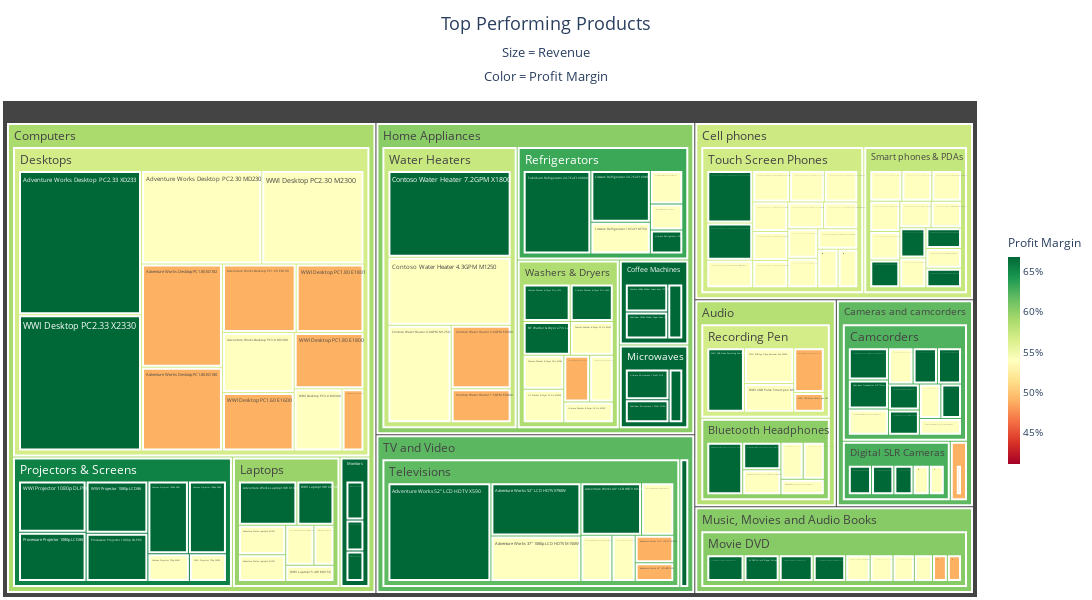

Notebook code for this chart:
### Markdown cell above
### Top Performing Products

### Code cell
product_rev = (
    sales
    .groupby(['category', 'subcategory', 'product_name'])
    .agg({
        'revenue': 'sum', 
        'profit': 'sum', 
        'profit_margin': 'mean'
    })
    .reset_index()
    .query('revenue > 100000')
    .sort_values('revenue', ascending=False)
)

fig = px.treemap(
    product_rev,
    path=['category', 'subcategory', 'product_name'],
    values='revenue',
    color='profit_margin',
    color_continuous_scale='RdYlGn',
    color_continuous_midpoint=product_rev['profit_margin'].median(),
    title='Top Performing Products<br><sub>Size = Revenue<br>Color = Profit Margin</sub>',
    custom_data=['profit'],
    
)

fig.update_traces(
    hovertemplate=(
        '<b>%{label}</b><br>'
        'Revenue: $%{value:,.0f}<br>'
        'Profit: $%{customdata[0]:,.0f}<br>'
        'Profit Margin: %{color:.1%}'
        '<extra></extra>'
    ),
    textinfo='label',
    marker=dict(line=dict(width=2, color='white'))
)

fig.update_layout(
    margin=dict(t=100, l=2, r=50, b=2),
    title=dict(
        font_size=18,
        x=0.5,
        xanchor='center',
        y=0.95,
        yanchor='top'
    ),
    coloraxis_colorbar=dict(
        title=dict(
            text="Profit Margin",
            font=dict(size=12)
        ),
        tickformat=".0%",
        len=0.5,
        thickness=12,
        tickfont=dict(size=10),
    ),
    width=1500, height=600,
)

fig.show()

#fig.write_html("top_products_treemap.html", include_plotlyjs="cdn")
#fig.write_image("Static Charts/top_products_treemap.png", scale=2)

### Figure 1 — Plotly figure (JSON) as saved in the notebook; plotly's stock layout.template omitted (floating-point values rounded to 4 significant figures; data arrays with more than 128 entries replaced by an {"elided": "..."} marker saying what was removed)
{"data": [{"branchvalues": "total", "customdata": {"elided": "160x2 mixed values"}, "domain": {"x": [0, 1], "y": [0, 1]}, "hovertemplate": "<b>%{label}</b><br>Revenue: $%{value:,.0f}<br>Profit: $%{customdata[0]:,.0f}<br>Profit Margin: %{color:.1%}<extra></extra>", "ids": {"elided": "160 str values"}, "labels": {"elided": "160 str values"}, "marker": {"coloraxis": "coloraxis", "colors": {"elided": "160 float values"}, "line": {"color": "white", "width": 2}}, "name": "", "parents": {"elided": "160 str values"}, "textinfo": "label", "type": "treemap", "values": {"elided": "160 float values"}}], "layout": {"coloraxis": {"cmid": 0.5401, "colorbar": {"len": 0.5, "thickness": 12, "tickfont": {"size": 10}, "tickformat": ".0%", "title": {"font": {"size": 12}, "text": "Profit Margin"}}, "colorscale": [[0, "rgb(165,0,38)"], [0.1, "rgb(215,48,39)"], [0.2, "rgb(244,109,67)"], [0.3, "rgb(253,174,97)"], [0.4, "rgb(254,224,139)"], [0.5, "rgb(255,255,191)"], [0.6, "rgb(217,239,139)"], [0.7, "rgb(166,217,106)"], [0.8, "rgb(102,189,99)"], [0.9, "rgb(26,152,80)"], [1, "rgb(0,104,55)"]]}, "height": 600, "legend": {"tracegroupgap": 0}, "margin": {"b": 2, "l": 2, "r": 50, "t": 100}, "title": {"font": {"size": 18}, "text": "Top Performing Products<br><sub>Size = Revenue<br>Color = Profit Margin</sub>", "x": 0.5, "xanchor": "center", "y": 0.95, "yanchor": "top"}, "width": 1500}}
